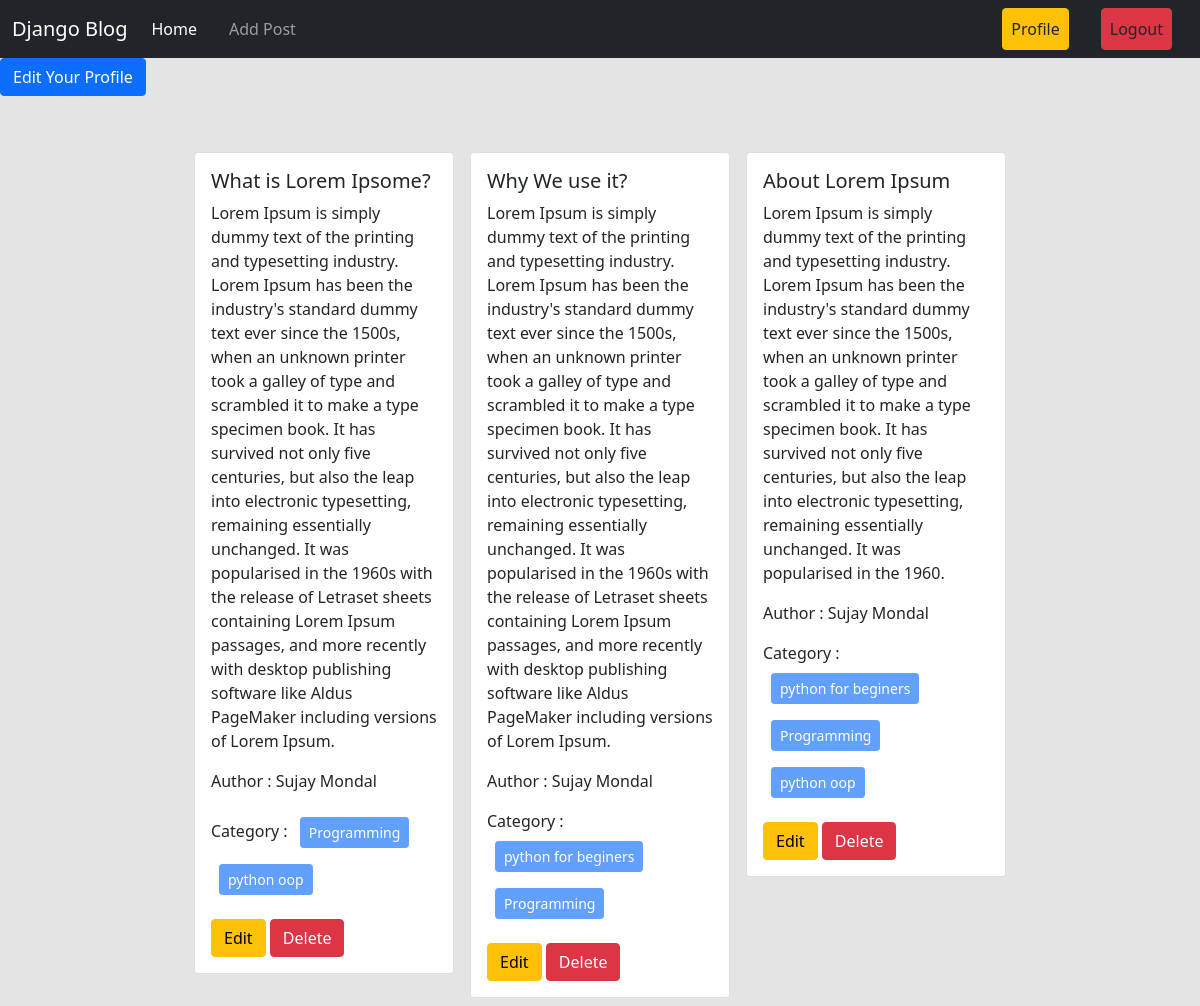
The app's page /author/profile/ (signed in) with its own data.
### posts/models.py (models this page shows, shortened)
class Post(models.Model):
    title = models.CharField(max_length=50)
    content = models.TextField()
    category = models.ManyToManyField(Category) # ekta post multiple categorir moddhe thakte pare abar ekta categorir moddhe multiple post thakte pare
    author = models.ForeignKey(User, on_delete=models.CASCADE)
    image = models.ImageField(upload_to='posts/media/uploads/', blank = True, null = True)

### categories/models.py (models this page shows, shortened)
class Category(models.Model):
    name = models.CharField(max_length=100)
    slug = models.SlugField(max_length=100,unique=True, null=True, blank=True)

### author/views.py (the view)
# urls.py: path('profile/', views.profile, name='profile'),
@login_required
def profile(request):
    data = Post.objects.filter(author = request.user)
    return render(request, 'profile.html', {'data' : data})

### author/templates/profile.html
{% extends 'base.html' %} {% load crispy_forms_tags %} {% block content %}
<div>
  <a class="btn btn-primary" href="{% url 'edit_profile' %}">
    Edit Your Profile</a
  >
</div>
<div class="d-flex flex-wrap justify-content-center px-5 pt-5">
  {% for post in data %}
  <div class="col-sm-3">
    <div class="card m-2">
      <div class="card-body">
        <h5 class="card-title">{{post.title}}</h5>
        <p class="card-text">{{post.content}}</p>
        <p>Author : {{post.author.first_name}} {{post.author.last_name}}</p>
        <p>
          Category : {% for cat in post.category.all %}
          <button class="btn btn-primary btn-sm m-2" disabled>
            {{cat.name}}
          </button>
          {% endfor %}
        </p>
        <a href="{% url 'edit_post' post.id %}" class="btn btn-warning">Edit</a>
        <a href="{% url 'delete_post' post.id %}" class="btn btn-danger"
          >Delete</a
        >
      </div>
    </div>
  </div>
  {% endfor %}
</div>
{% endblock %}

### records on screen
Post: title "What is Lorem Ipsome?", content "Lorem Ipsum is simply dummy text of the printing and typesetting industry. Lorem Ipsum has been the industry's standard dummy text ever since the 1500s, when an unknown printer took a galley of type and scrambled it to make a type specimen book. It has survived not only five centuries, but also the leap into electronic typesetting, remaining essentially unchanged. It was popularised in the 1960s with the release of Letraset sheets containing Lorem Ipsum passages, and more recently with desktop publishing software like Aldus PageMaker including versions of Lorem Ipsum.", author.first_name "Sujay", author.last_name "Mondal"
Category: name "Programming"
Category: name "python oop"
Post: title "Why We use it?", content "Lorem Ipsum is simply dummy text of the printing and typesetting industry. Lorem Ipsum has been the industry's standard dummy text ever since the 1500s, when an unknown printer took a galley of type and scrambled it to make a type specimen book. It has survived not only five centuries, but also the leap into electronic typesetting, remaining essentially unchanged. It was popularised in the 1960s with the release of Letraset sheets containing Lorem Ipsum passages, and more recently with desktop publishing software like Aldus PageMaker including versions of Lorem Ipsum.", author.first_name "Sujay", author.last_name "Mondal"
Category: name "python for beginers"
Post: title "About Lorem Ipsum", content "Lorem Ipsum is simply dummy text of the printing and typesetting industry. Lorem Ipsum has been the industry's standard dummy text ever since the 1500s, when an unknown printer took a galley of type and scrambled it to make a type specimen book. It has survived not only five centuries, but also the leap into electronic typesetting, remaining essentially unchanged. It was popularised in the 1960.", author.first_name "Sujay", author.last_name "Mondal"
